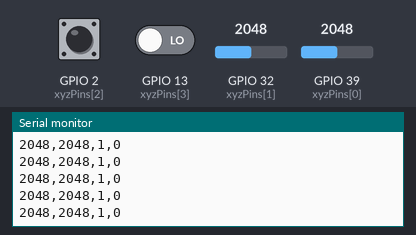
Bench run of a sketch on a simulated ESP32. Shown: the last lines printed to the serial monitor. Inputs (shaded band) come from the test bench; at power-on: GPIO 32 (xyzPins[1]) = 2048, GPIO 39 (xyzPins[0]) = 2048, GPIO 2 (xyzPins[2]) HIGH, GPIO 13 (xyzPins[3]) LOW.

Above: at 1.2 s.
1.3 s: GPIO 32 (xyzPins[1]) set to 2866
At 1.31 s:
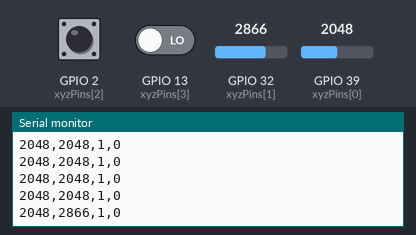
2.8 s: GPIO 39 (xyzPins[0]) set to 2866
At 2.81 s:
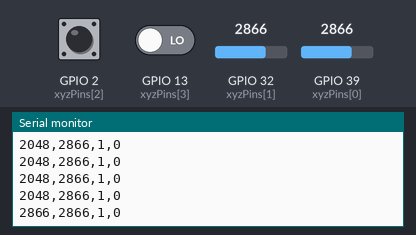
4.3 s: GPIO 2 (xyzPins[2]) pulled LOW for 0.15 s
At 4.32 s:
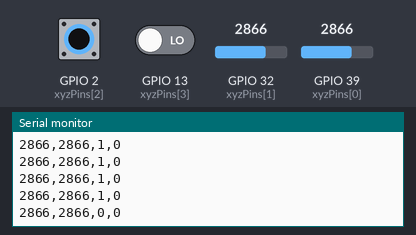
5.9 s: GPIO 13 (xyzPins[3]) driven HIGH
At 5.93 s:
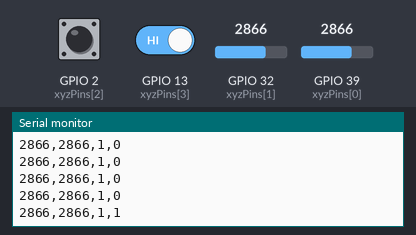
7.4 s: GPIO 2 (xyzPins[2]) pulled LOW for 1 s
At 7.43 s:
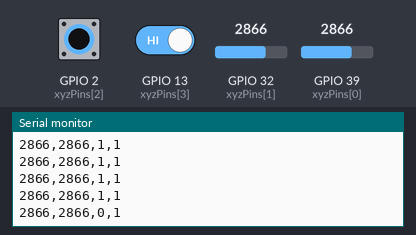
9.9 s: GPIO 32 (xyzPins[1]) set to 3603
At 9.94 s:
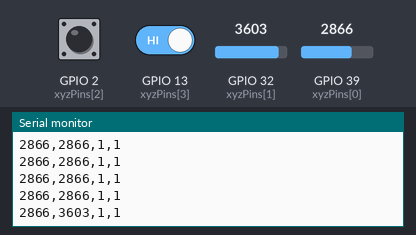
Timing chart, 0 to 12.4 s (numbered marks = the images above; inputs shaded):
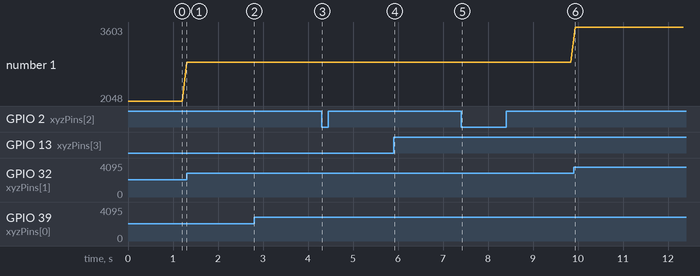

Measured:
- after the input at 1.3 s, the serial monitor: prints a new line at once (image 1)
- after the input at 2.8 s, the serial monitor: prints a new line at once (image 2)
- after the input at 4.3 s, the serial monitor: prints a new line at once (image 3)
- after the input at 5.9 s, the serial monitor: prints a new line at once (image 4)
- after the input at 7.4 s, the serial monitor: prints a new line at once (image 5)
- after the input at 9.9 s, the serial monitor: prints a new line at once (image 6)
- plotted number 1: 2048 → 2866 after the input at 1.3 s, 2866 → 3603 after the input at 9.9 s

The sketch:

module2joystick.ino
```cpp
/*
  LILYGO Joystick Example
  Joystick X, Y, and SW are connected to pins 39, 32, and 33
  Prints out X, Y, Z values to Serial
*/

int xyzPins[] = {39, 32, 2, 13};   //x, y, z(switch) pins
void setup() {
  Serial.begin(9600);
  pinMode(xyzPins[2], INPUT_PULLUP);  // pullup resistor for switch
}
void loop() {
  int xVal = analogRead(xyzPins[0]);
  int yVal = analogRead(xyzPins[1]);
  int zVal = digitalRead(xyzPins[2]);
  int pVal = digitalRead(xyzPins[3]);
  Serial.printf("%d,%d,%d,%d", xVal, yVal, zVal, pVal);
  Serial.println();
  delay(100);
}
```
